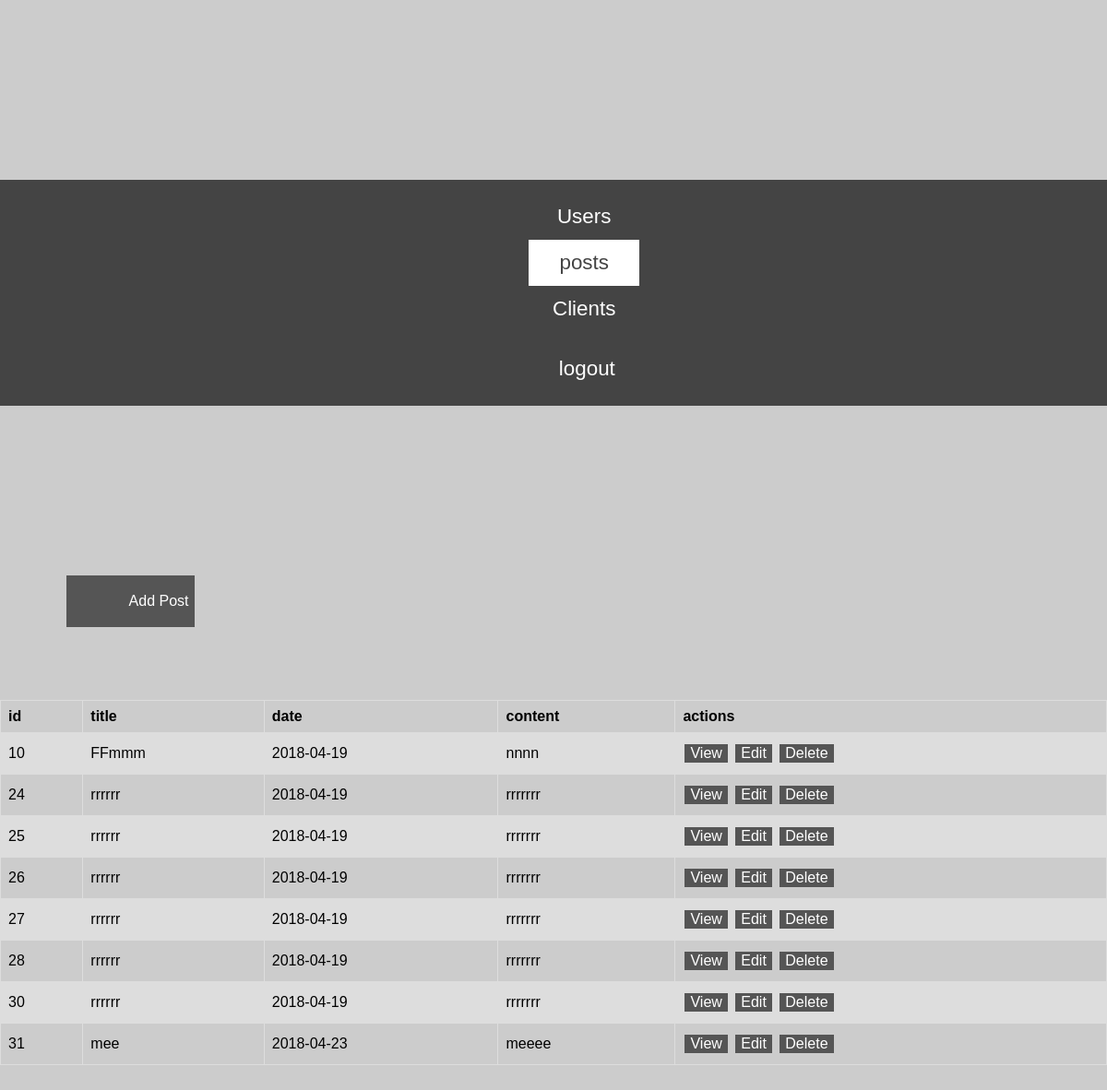
The page /mvc/index.php?action=posts/index (signed in) on the database its author committed.
### tables this page shows
CREATE TABLE `post` (
  `id` int(255) NOT NULL,
  `title` varchar(255) DEFAULT NULL,
  `body` varchar(255) DEFAULT NULL,
  `date` date DEFAULT NULL,
  `user_id` int(255) DEFAULT NULL
);

### mvc/include/system/functions.php (called while the page is built, shortened)
<?php
function site_url($controller="",$action = "" , $data =[] )
{
    $url = "index.php?action=";
    $siteUrl = SITE_URL . $url . "{$controller}"."/"."{$action}";
    if (!empty($data)) {
        $attr=[];
        foreach ($data as $key => $value) {
            $attr["{$key}"] ="{$value}";
        }
        $result= join('/' ,$attr);
        $siteUrl = $siteUrl .'/'. $result;
        return $siteUrl;
    }
    return $siteUrl;
  }
function layout_element($element_name = "" , $data=[])
{
    require(DIR_ELEMENTS . DS . $element_name . ".php");
}
function load_templete($main_content = "",$data=[])
{
    include(DIR_LAYOUTS . DS . "default.php");
}
?>

### mvc/include/controllers/Posts.php (called while the page is built, shortened)
<?php
class Posts
{
    public $post;
    public function __construct()
    {
        $this->post= new Post();
    }
    public function index()
    {
        $post = $this->post->find_all();
        $data["post"]=$post;
        load_templete("post/list_post", $data );
    }
}
?>

### mvc/index.php (called while the page is built, shortened)
<?php
$action = (!empty($_REQUEST['action'])) ? $_REQUEST['action'] : "Users/login";
$result = explode("/", $action);
$controller = array_shift($result);
$coAction = array_shift($result);
$data = $result;
$class = new $class_name();
call_user_func_array(array($class, $coAction), $data);

### mvc/include/system/MyDb.php (called while the page is built, shortened)
<?php
class  MyDb {
    private $connection;
    public function open_connection()
    {
        $this->connection = mysqli_connect(DB_HOST, DB_USER, DB_PASSWORD, DB_NAME);
        if (!$this->connection) {
            die("Database connection failed:" . mysqli_error($this->connection));
        } else {
            $db_select = mysqli_select_db($this->connection, DB_NAME);
        }
    }
    public function query($sql)
    {
        $result = mysqli_query($this->connection, $sql);
        return $result;
    }
    public function fetch_assoc($result)
    {
        return mysqli_fetch_assoc($result);
    }
    public function confirm_query($result)
    {
        return $result;
    }
}
$db = new MyDb();
?>

### mvc/views/main_content/post/list_post.php (the view)
<div>
	 <button class="button" onclick="window.location.href='<?= site_url("Posts","add") ?>'">
              Add Post
        </button>
</div>
<div>
            <table >
 <thead>
            <tr>
                <th>id</th>
                <th>title</th>
                <th>date</th>
                <th>content</th>
                <th>actions</th>
            </tr>
            <?php foreach ($post as $row): ?>
                <tr>
                    <td><?= $row["id"]; ?></td>
                    <td><?= $row["title"]; ?></td>
                    <td><?= $row["date"]; ?></td>
                    <td><?= $row["body"]; ?></td>
                    <td>
                        <?php $controllers ="posts"?>
                        <?php  layout_element("actions",["controllers"=>"$controllers","row"=>$row]); ?>
                    </td>
                </tr>
            <?php endforeach; ?>
        </table>
   </div>

### mvc/views/elements/default/actions.php
<div>
<button class="button" onclick="window.location.href='<?=site_url("{$controllers}","view",["id" => $row["id"]])?>'">
            View
        </button>
<button class="button" onclick="window.location.href='<?=site_url("{$controllers}","edit",["id" =>$row["id"]])?>'">
            Edit
        </button>
<button class="button" onclick="window.location.href='<?=site_url("{$controllers}","delete",["id" =>$row["id"]])?>'">
           Delete
        </button>
</div>

### rows shown on the page
post: id "10", title "FFmmm", date "2018-04-19", body "nnnn"
post: id "24", title "rrrrrr", date "2018-04-19", body "rrrrrrr"
post: id "25", title "rrrrrr", date "2018-04-19", body "rrrrrrr"
post: id "26", title "rrrrrr", date "2018-04-19", body "rrrrrrr"
post: id "27", title "rrrrrr", date "2018-04-19", body "rrrrrrr"
post: id "28", title "rrrrrr", date "2018-04-19", body "rrrrrrr"
post: id "30", title "rrrrrr", date "2018-04-19", body "rrrrrrr"
post: id "31", title "mee", date "2018-04-23", body "meeee"
